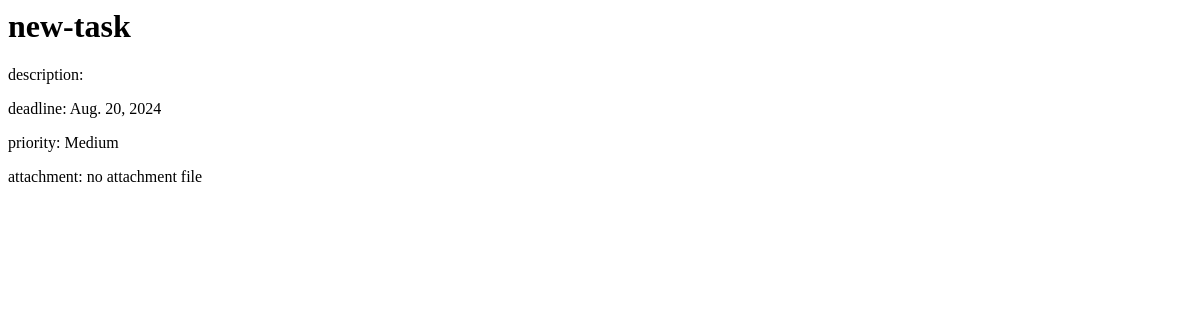
/v2/task/35/get/ (signed in), run on an earlier commit of the app's database.
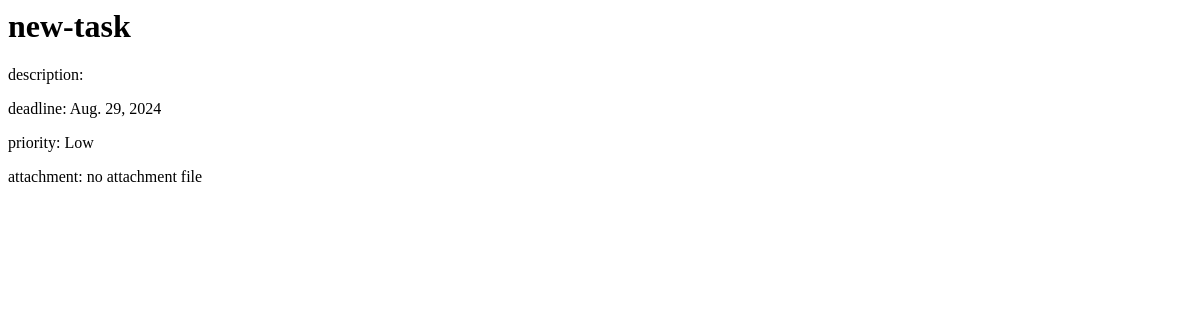
And on a later commit of the database.
### ToDoListApp/models/task.py (models this page shows, shortened)
class Task(models.Model):
    PRIORITY_CHOICES = (('1', 'High'), ('2', 'Medium'), ('3', 'Low'))
    title = models.CharField(max_length=100, verbose_name='عنوان',
                             null=False, default="new-task", validators=[validate_title])
    description = models.CharField(max_length=1000, verbose_name='توضیحات', null=False, default="", blank=True)
    deadline = models.DateField(max_length=10, verbose_name='زمان سرسید',
                                null=False, default=django.utils.timezone.now().date(), validators=[validate_date])
    priority = models.CharField(max_length=1, choices=PRIORITY_CHOICES,
                                verbose_name='اولویت', null=False, default='2',
                                validators=[validate_priority])
    to_do_lists = models.ManyToManyField(to='ToDoListApp.ToDoList', related_name='tasks',
                                         verbose_name='لیست‌ها')
    users_shared_with = models.ManyToManyField(to=User, related_name='tasks_shared_with_user',
                                               verbose_name='افرادی که با آنها به اشتراک گذاشته شده')
    owner = models.ForeignKey(to=User, on_delete=models.SET_NULL, verbose_name='صاحب',
                              null=True)
    attachment = models.FileField(verbose_name='فایل ضمیمه', null=True, blank=True,
                                  upload_to="media_files")

### ToDoListApp/version2/views/get_task_view2.py (the view)
# urls.py: path("task/<int:task_id>/get/", GetTask.as_view(), name="v2-get-task"),
class GetTask(LoginRequiredMixin, View):
    def get(self, request, task_id):
        task = Task.objects.get(pk=task_id)
        return render(request, "v2/v2_get_task_template.html",
                      {'task': task, 'priority': get_priority(task.priority)})

### ToDoListApp/models/task.py (called while the page is built)
def get_priority(priority_number):
    match priority_number:
        case '1':
            return 'High'
        case '2':
            return 'Medium'
        case '3':
            return 'Low'

### ToDoListApp/templates/v2/v2_get_task_template.html (shortened to what this page needs)
<h1>{{ task.title }}</h1>
<form method="post">
    <p>
        description: {{ task.description }}
    </p>
    <p>
        deadline: {{ task.deadline }}
    </p>
    <p>
        priority: {{ priority }}
    </p>
    <p>
        attachment:
        {% if task.attachment %}
            <a href="{{ task.attachment.url }}">
                {{ task.attachment.name }}</a>
        {% else %}
            no attachment file
        {% endif %}
    </p>
</form>

What changed in the data, as far as the page shows it:
changed Task "new-task": deadline "Aug. 20, 2024" → "Aug. 29, 2024"
Also different on the page:
{{ priority }}: "Medium" → "Low"
